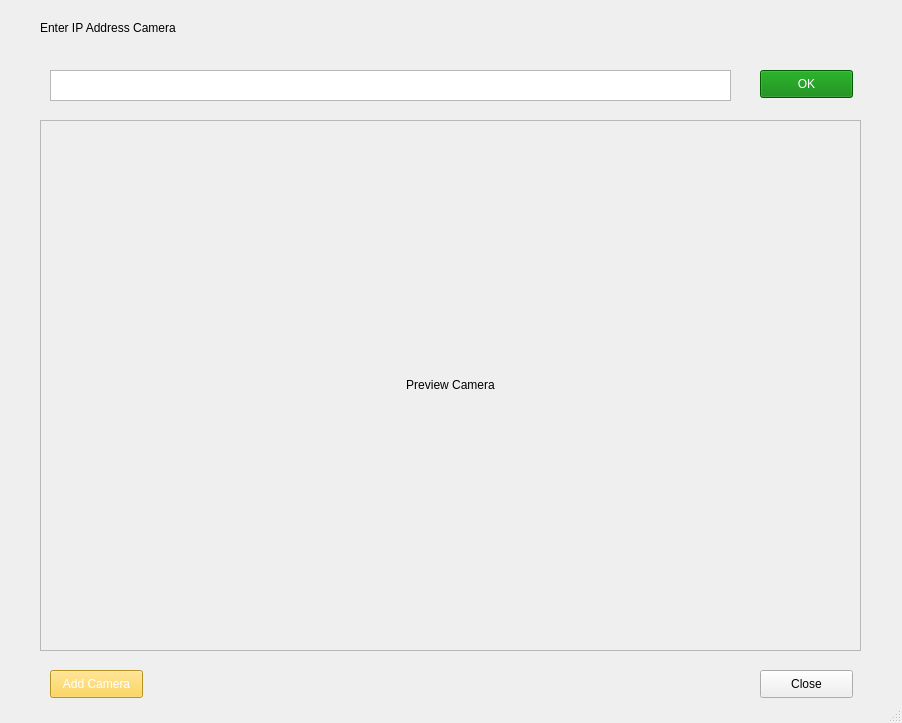
<?xml version="1.0" encoding="UTF-8"?>
<ui version="4.0">
 <class>MainWindow</class>
 <widget class="QMainWindow" name="MainWindow">
  <property name="geometry">
   <rect>
    <x>0</x>
    <y>0</y>
    <width>902</width>
    <height>723</height>
   </rect>
  </property>
  <property name="windowTitle">
   <string>MainWindow</string>
  </property>
  <widget class="QWidget" name="centralwidget">
   <widget class="QFrame" name="frame">
    <property name="geometry">
     <rect>
      <x>40</x>
      <y>120</y>
      <width>821</width>
      <height>531</height>
     </rect>
    </property>
    <property name="minimumSize">
     <size>
      <width>0</width>
      <height>0</height>
     </size>
    </property>
    <property name="frameShape">
     <enum>QFrame::StyledPanel</enum>
    </property>
    <property name="frameShadow">
     <enum>QFrame::Raised</enum>
    </property>
    <widget class="QPushButton" name="done">
     <property name="geometry">
      <rect>
       <x>650</x>
       <y>800</y>
       <width>93</width>
       <height>28</height>
      </rect>
     </property>
     <property name="text">
      <string>Done</string>
     </property>
    </widget>
    <widget class="QLabel" name="display_screen">
     <property name="geometry">
      <rect>
       <x>0</x>
       <y>4</y>
       <width>821</width>
       <height>521</height>
      </rect>
     </property>
     <property name="text">
      <string>Preview Camera</string>
     </property>
     <property name="alignment">
      <set>Qt::AlignCenter</set>
     </property>
    </widget>
   </widget>
   <widget class="QLabel" name="label">
    <property name="geometry">
     <rect>
      <x>40</x>
      <y>20</y>
      <width>171</width>
      <height>16</height>
     </rect>
    </property>
    <property name="text">
     <string>Enter IP Address Camera </string>
    </property>
   </widget>
   <widget class="QTextEdit" name="ipAddress">
    <property name="geometry">
     <rect>
      <x>50</x>
      <y>70</y>
      <width>681</width>
      <height>31</height>
     </rect>
    </property>
   </widget>
   <widget class="QPushButton" name="check_btn">
    <property name="geometry">
     <rect>
      <x>760</x>
      <y>70</y>
      <width>93</width>
      <height>28</height>
     </rect>
    </property>
    <property name="styleSheet">
     <string notr="true">background-color: green;color: white</string>
    </property>
    <property name="text">
     <string>OK</string>
    </property>
   </widget>
   <widget class="QPushButton" name="close_btn">
    <property name="geometry">
     <rect>
      <x>760</x>
      <y>670</y>
      <width>93</width>
      <height>28</height>
     </rect>
    </property>
    <property name="text">
     <string>Close</string>
    </property>
   </widget>
   <widget class="QPushButton" name="add_camera">
    <property name="geometry">
     <rect>
      <x>50</x>
      <y>670</y>
      <width>93</width>
      <height>28</height>
     </rect>
    </property>
    <property name="styleSheet">
     <string notr="true">background-color: #FFCC33; color :white</string>
    </property>
    <property name="text">
     <string>Add Camera</string>
    </property>
   </widget>
  </widget>
  <widget class="QStatusBar" name="statusbar"/>
 </widget>
 <resources/>
 <connections/>
</ui>
